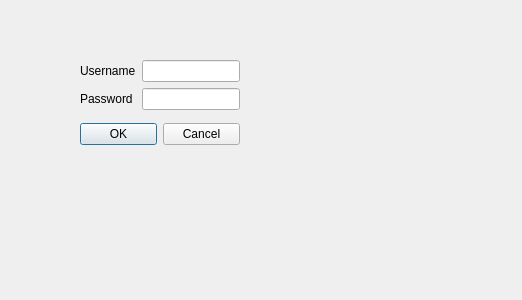
<?xml version="1.0" encoding="UTF-8"?>
<ui version="4.0">
 <class>Dialog</class>
 <widget class="QDialog" name="Dialog">
  <property name="geometry">
   <rect>
    <x>0</x>
    <y>0</y>
    <width>522</width>
    <height>300</height>
   </rect>
  </property>
  <property name="windowTitle">
   <string>Dialog</string>
  </property>
  <widget class="QWidget" name="verticalLayoutWidget">
   <property name="geometry">
    <rect>
     <x>80</x>
     <y>60</y>
     <width>160</width>
     <height>85</height>
    </rect>
   </property>
   <layout class="QVBoxLayout" name="verticalLayout">
    <item>
     <layout class="QFormLayout" name="formLayout">
      <property name="fieldGrowthPolicy">
       <enum>QFormLayout::AllNonFixedFieldsGrow</enum>
      </property>
      <item row="0" column="0">
       <widget class="QLabel" name="usernameLabel">
        <property name="text">
         <string>Username</string>
        </property>
       </widget>
      </item>
      <item row="0" column="1">
       <widget class="QLineEdit" name="usernameLineEdit"/>
      </item>
      <item row="1" column="0">
       <widget class="QLabel" name="passwordLabel">
        <property name="text">
         <string>Password</string>
        </property>
       </widget>
      </item>
      <item row="1" column="1">
       <widget class="QLineEdit" name="passwordLineEdit">
        <property name="echoMode">
         <enum>QLineEdit::Password</enum>
        </property>
       </widget>
      </item>
     </layout>
    </item>
    <item>
     <spacer name="verticalSpacer">
      <property name="orientation">
       <enum>Qt::Vertical</enum>
      </property>
      <property name="sizeHint" stdset="0">
       <size>
        <width>20</width>
        <height>40</height>
       </size>
      </property>
     </spacer>
    </item>
    <item>
     <widget class="QDialogButtonBox" name="buttonBox">
      <property name="orientation">
       <enum>Qt::Horizontal</enum>
      </property>
      <property name="standardButtons">
       <set>QDialogButtonBox::Cancel|QDialogButtonBox::Ok</set>
      </property>
     </widget>
    </item>
   </layout>
  </widget>
  <zorder>verticalLayoutWidget</zorder>
  <zorder>lineEdit</zorder>
 </widget>
 <resources/>
 <connections>
  <connection>
   <sender>buttonBox</sender>
   <signal>accepted()</signal>
   <receiver>Dialog</receiver>
   <slot>accept()</slot>
   <hints>
    <hint type="sourcelabel">
     <x>248</x>
     <y>254</y>
    </hint>
    <hint type="destinationlabel">
     <x>157</x>
     <y>274</y>
    </hint>
   </hints>
  </connection>
  <connection>
   <sender>buttonBox</sender>
   <signal>rejected()</signal>
   <receiver>Dialog</receiver>
   <slot>reject()</slot>
   <hints>
    <hint type="sourcelabel">
     <x>316</x>
     <y>260</y>
    </hint>
    <hint type="destinationlabel">
     <x>286</x>
     <y>274</y>
    </hint>
   </hints>
  </connection>
 </connections>
</ui>
